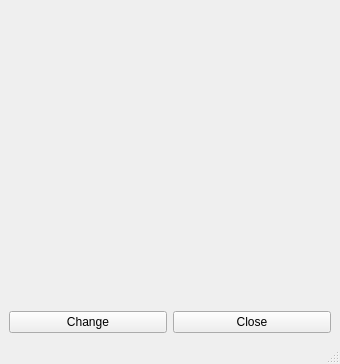
<?xml version="1.0" encoding="UTF-8"?>
<ui version="4.0">
 <class>MainWindow</class>
 <widget class="QMainWindow" name="MainWindow">
  <property name="geometry">
   <rect>
    <x>0</x>
    <y>0</y>
    <width>340</width>
    <height>364</height>
   </rect>
  </property>
  <property name="windowTitle">
   <string>MainWindow</string>
  </property>
  <widget class="QWidget" name="centralwidget">
   <layout class="QVBoxLayout" name="verticalLayout">
    <item>
     <layout class="QHBoxLayout" name="imageLayout">
      <item>
       <widget class="HelloQtOpenCV" name="widget" native="true"/>
      </item>
     </layout>
    </item>
    <item>
     <layout class="QHBoxLayout" name="buttonLayout">
      <item>
       <widget class="QPushButton" name="pushButton">
        <property name="text">
         <string>Change</string>
        </property>
       </widget>
      </item>
      <item>
       <widget class="QPushButton" name="pushButton_2">
        <property name="text">
         <string>Close</string>
        </property>
       </widget>
      </item>
     </layout>
    </item>
   </layout>
  </widget>
  <widget class="QMenuBar" name="menubar">
   <property name="geometry">
    <rect>
     <x>0</x>
     <y>0</y>
     <width>340</width>
     <height>21</height>
    </rect>
   </property>
  </widget>
  <widget class="QStatusBar" name="statusbar"/>
 </widget>
 <customwidgets>
  <customwidget>
   <class>HelloQtOpenCV</class>
   <extends>QWidget</extends>
   <header>helloQtOpenCV.h</header>
   <container>1</container>
  </customwidget>
 </customwidgets>
 <resources/>
 <connections>
  <connection>
   <sender>pushButton_2</sender>
   <signal>clicked()</signal>
   <receiver>MainWindow</receiver>
   <slot>close()</slot>
   <hints>
    <hint type="sourcelabel">
     <x>291</x>
     <y>521</y>
    </hint>
    <hint type="destinationlabel">
     <x>347</x>
     <y>542</y>
    </hint>
   </hints>
  </connection>
 </connections>
</ui>
